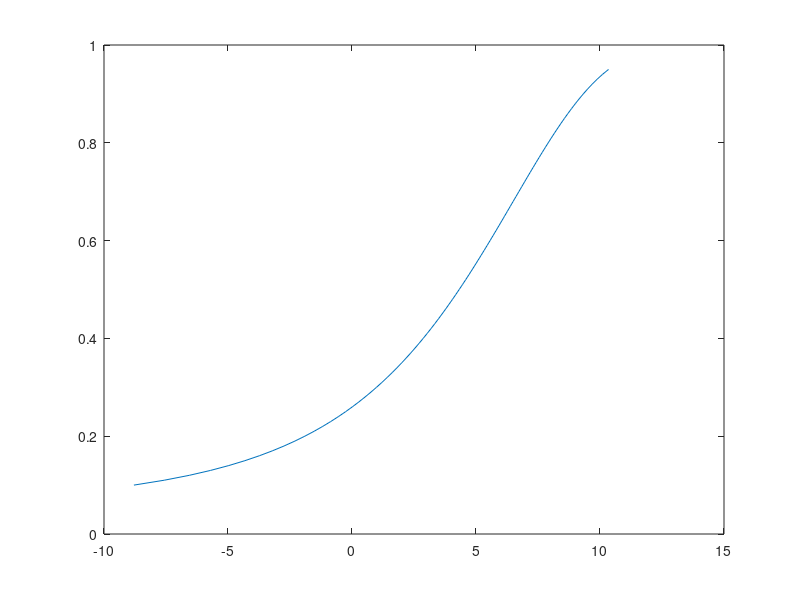
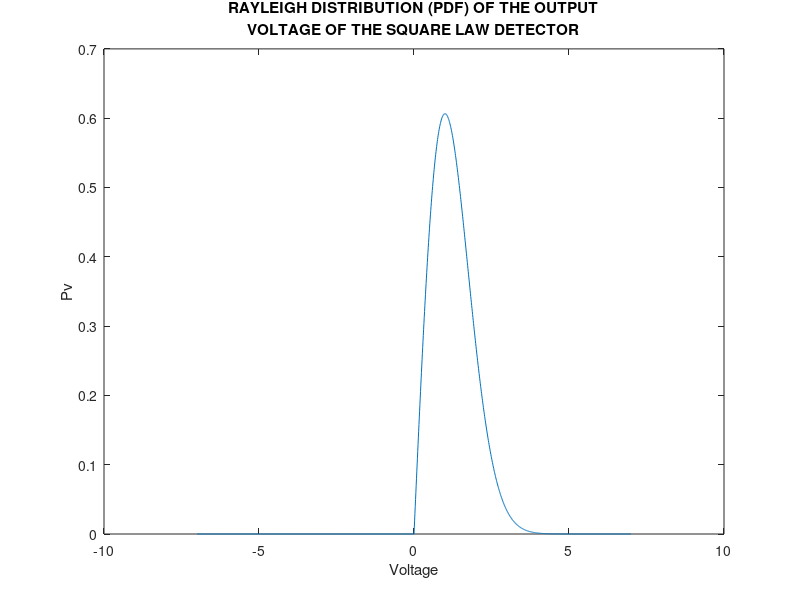

Write the MATLAB code that produced these figures, in order. (Note: this script raises an error after producing the figures.)
close all

Pfa = 0.05;
Pd = 0.1:0.01:0.95

Nt = 100

%% NOISE VOLTAGE DISTRIBUTION

x = -7:.01:7;
%standard deviation of noise
std_dev = (1/1)^-0.5;
var = (std_dev)^2
pd = makedist('Normal','Sigma',std_dev);
H0 =  pdf(pd,x);


%% THRESHOLD VOLTAGE

%inverse of the cumulative normal distribution give threshold voltage
%finding P(v|H0) > Vtrice
Vt =  norminv(1- Pfa,0, std_dev)


%% CUMULATIVE VOLTAGE DISTRIBUTION OF NOISE

norm_area_right_pfa = 1 - cdf('Normal',Vt,0,std_dev);
a = norminv(norm_area_right_pfa,0,std_dev)

%% SIGNAL DISTRIBUTION

%lower bound to include 80% of H1 above threshold
norm_area_right_pd = 1- Pd;

%converting area of norm to threshold value

d_thresh = norminv(norm_area_right_pd,0,std_dev);

%plotting pdf of H1
pd_pd = makedist('Normal','Sigma',std_dev, 'mu', 0);

%ploting pdf of H1 with threshold


%% PLOTTING BOTH
H1 = pdf(pd_pd,x);

m = Vt - d_thresh
m2 = m.^2
snr = m2./(std_dev.^2)
snr_db = 10.*log10(snr)

%% ROC plot

plot(snr_db,Pd)

%% PLOTTING SQUARE LAW DETECTOR RAYLEIGH (expo PDF, H0)

v2 = raylpdf(x,var); %Richards 15.19

figure
plot(x,v2)
xlabel("Voltage")
ylabel("Pv")
title({'RAYLEIGH DISTRIBUTION (PDF) OF THE OUTPUT';'VOLTAGE OF THE SQUARE LAW DETECTOR'})

% threshhold value for rayleigh
T = sqrt(2)*std_dev*sqrt(-log(Pfa)); %Richards 15.47

hold on
xline(T)

%% Rayleigh CDF

v2_cdf = raylcdf(x,var);

figure
plot(x,v2_cdf)
xlabel("Voltage")
ylabel("Pv")
title("RAYLEIGH DISTRIBUTION (CDF) OF THE OUTPUT VOLTAGE OF THE SQUARE LAW DETECTOR")
hold on
xline(T)

%% APPLYING SWERLING 1

syms snr

SNR = zeros(1, length(Pd));

for i = 1:numel(Pd)
    
    pd = Pd(i);
    
    %eqn = ( pd == (1 + 1/(Nt*snr))^(Nt-1)*exp(-T/(1+Nt*snr)) );
    eqn = ( Nt*snr == -(T+log(pd))/log(pd) )
    %eqn = ( pd == 1 - gammainc(T,Nt-1) + ((1 + 1/(Nt*snr))^(Nt-1))  )
    
    if i == 1
        
        SNR(1,i) = vpasolve(eqn,snr)
        
    else
        
        
        SNR(1,i) = vpasolve(eqn,snr)
        
    end 

end
    
figure
plot(10*log10(SNR),Pd)
xlabel("SNR (dB)")
ylabel("Pd")
